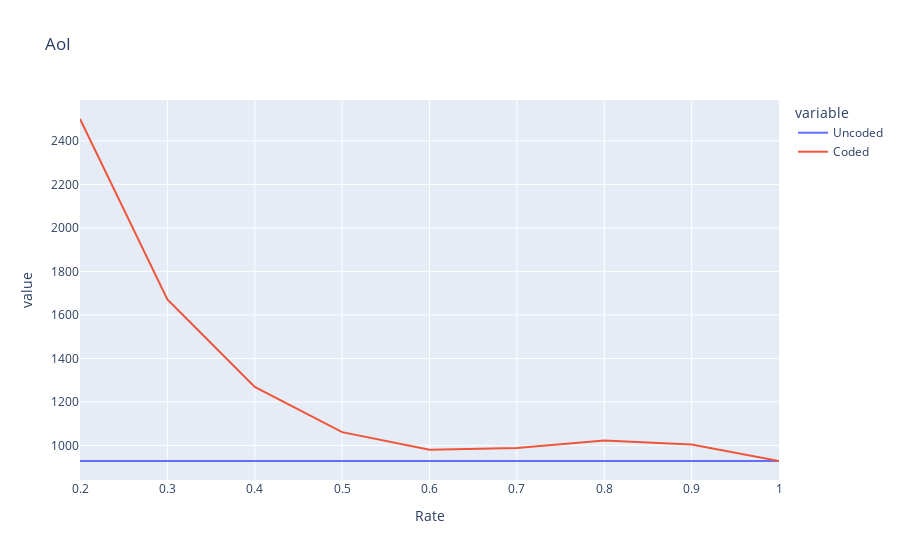

Notebook source saved alongside this figure:
### Code cell
fig = px.line(Df, x="Rate", y=["Uncoded","Coded"], title='AoI')
fig.show()

### Figure 1 — Plotly figure (JSON) as saved in the notebook; plotly's stock layout.template omitted (floating-point values rounded to 4 significant figures)
{"data": [{"hovertemplate": "variable=Uncoded<br>Rate=%{x}<br>value=%{y}<extra></extra>", "legendgroup": "Uncoded", "line": {"color": "#636efa", "dash": "solid"}, "marker": {"symbol": "circle"}, "mode": "lines", "name": "Uncoded", "orientation": "v", "showlegend": true, "type": "scatter", "x": [0.2, 0.3, 0.4, 0.5, 0.6, 0.7, 0.8, 0.9, 1], "xaxis": "x", "y": [928.6, 928.6, 928.6, 928.6, 928.6, 928.6, 928.6, 928.6, 928.6], "yaxis": "y"}, {"hovertemplate": "variable=Coded<br>Rate=%{x}<br>value=%{y}<extra></extra>", "legendgroup": "Coded", "line": {"color": "#EF553B", "dash": "solid"}, "marker": {"symbol": "circle"}, "mode": "lines", "name": "Coded", "orientation": "v", "showlegend": true, "type": "scatter", "x": [0.2, 0.3, 0.4, 0.5, 0.6, 0.7, 0.8, 0.9, 1], "xaxis": "x", "y": [2501.0, 1671.0, 1269.0, 1061.0, 980.4, 988.7, 1022.0, 1005.0, 928.6], "yaxis": "y"}], "layout": {"legend": {"title": {"text": "variable"}, "tracegroupgap": 0}, "title": {"text": "AoI"}, "xaxis": {"anchor": "y", "domain": [0, 1], "title": {"text": "Rate"}}, "yaxis": {"anchor": "x", "domain": [0, 1], "title": {"text": "value"}}}}
